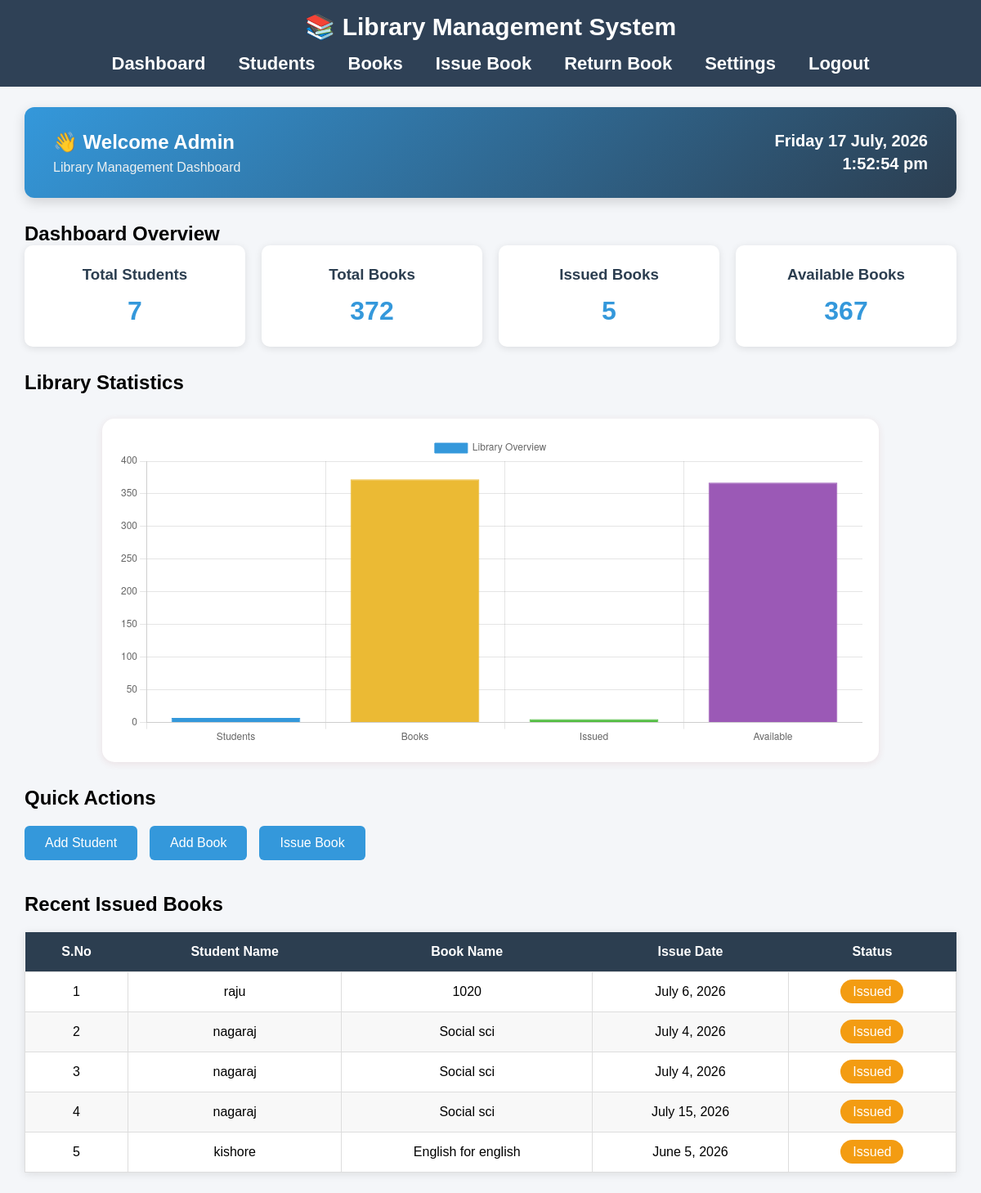
/home/, run on the app's committed database.
### book/models.py (models this page shows, shortened)
class IssueBook(models.Model):
    student = models.ForeignKey(Student, on_delete=models.CASCADE)
    student_name = models.CharField(max_length=100)
    book = models.ForeignKey(Book, on_delete=models.CASCADE)
    book_name = models.CharField(max_length=15)
    status = models.CharField(max_length= 10,default="Issued")
    issue_date = models.DateField()
    return_date = models.DateField(null=True, blank=True)

class Student(models.Model):
    name = models.CharField(max_length=10)
    email = models.EmailField()
    phone = models.CharField(max_length=10)
    department = models.CharField(max_length=50)
    year = models.IntegerField()
    age = models.IntegerField()
    grade = models.CharField(max_length=10, default="A")
    status = models.CharField(max_length=20, default="Active")

class Book(models.Model):
    book_id = models.CharField(max_length=10)
    book_name = models.CharField(max_length=20)
    author = models.CharField(max_length=10)
    category = models.CharField(max_length=15)
    quantity = models.IntegerField(default=2)
    available = models.IntegerField(default=0)
    status = models.CharField(max_length=8, default="Available")

### book/views.py (the view)
# urls.py: 2. Add a URL to urlpatterns:  path('', views.home, name='home')
def home(request):
    total_student = Student.objects.count()
    total_books = Book.objects.aggregate(
        total=Sum("quantity")
    )["total"] or 0
    issued_books = IssueBook.objects.filter(
        status="Issued"
    ).count()
    available_books = total_books - issued_books
    recent_issues = IssueBook.objects.filter(
        status="Issued"
    ).order_by("-id")[:5] #slicing
    context = {
        "total_student": total_student,
        "total_books": total_books,
        "issued_books": issued_books,
        "available_books": available_books,
        "recent_issues": recent_issues,
    }
    return render(request, "home.html", context)

### book/templates/home.html (shortened to what this page needs)
{% extends 'base.html' %}
{% load static %}
{% block css %}
<link rel="stylesheet" href="{% static 'home.css' %}">
{% endblock %}
{% block content %}
<div class="container">
    <div class="welcome-box">
        <div>
            <h2>👋 Welcome Admin</h2>
            <p>Library Management Dashboard</p>
        </div>
        <div class="date-time">
            <h3 id="currentDate"></h3>
            <h3 id="currentTime"></h3>
        </div>
    </div>
    <h2>Dashboard Overview</h2>
    <div class="cards">
        <div class="card">
            <h3>Total Students</h3>
            <p>{{ total_student }}</p>
        </div>
        <div class="card">
            <h3>Total Books</h3>
            <p>{{ total_books }}</p>
        </div>
        <div class="card">
            <h3>Issued Books</h3>
            <p>{{ issued_books }}</p>
        </div>
        <div class="card">
            <h3>Available Books</h3>
            <p>{{ available_books }}</p>
        </div>
    </div>
    <h2>Library Statistics</h2>
    <div class="chart-container">
        <canvas id="libraryChart"></canvas>
    </div>
    <h2>Quick Actions</h2>
    <div class="actions">
        <a href="{% url 'add_student' %}">
            <button>Add Student</button>
        </a>
        <a href="{% url 'add_book' %}">
            <button>Add Book</button>
        </a>
        <a href="{% url 'issue_book' %}">
            <button>Issue Book</button>
        </a>
    </div>
    <h2>Recent Issued Books</h2>
    <table>
        <thead>
            <tr>
                <th>S.No</th>
                <th>Student Name</th>
                <th>Book Name</th>
                <th>Issue Date</th>
                <th>Status</th>
            </tr>
        </thead>
        <tbody>
        {% for issue in recent_issues %}
            <tr>
                <td>{{ forloop.counter }}</td>
                <td>{{ issue.student.name }}</td>
                <td>{{ issue.book.book_name }}</td>
                <td>{{ issue.issue_date }}</td>
                <td>
                    {% if issue.status == "Issued" %}
                        <span class="status-issued">{{ issue.status }}</span>
                    {% else %}
                        <span class="status-returned">{{ issue.status }}</span>
                    {% endif %}
                </td>
            </tr>
        {% empty %}
            <tr>
                <td colspan="5" style="text-align:center;">
                    No Books Issued Yet.
                </td>
            </tr>
        {% endfor %}
        </tbody>
    </table>
</div>
<script>
const ctx = document.getElementById("libraryChart");
new Chart(ctx, {
    type: "bar",
    data: {
        labels: ["Students", "Books", "Issued", "Available"],
        datasets: [{
            label: "Library Overview",
            data: [
                Number("{{ total_student }}"),
                Number("{{ total_books }}"),
                Number("{{ issued_books }}"),
                Number("{{ available_books }}")
            ],
            backgroundColor: [
                "#3498db",
                "#ebba34",
                "#51bd40",
                "#9b59b6"
            ],
            borderColor: [
                "#3498db",
                "#ebba34",
                "#51bd40",
                "#9b59b6"
            ],
            borderWidth: 1
        }]
    },
    options: {
        responsive: true,
        maintainAspectRatio: false,
        scales: {
            y: {
                beginAtZero: true
            }
        }
    }
});
</script>
{% endblock %}

### book/templates/base.html (shortened to what this page needs)
{% load static %}
<!DOCTYPE html>
<html lang="en">
<head>
    <link rel="stylesheet" href="{% static 'base.css' %}">
    {% block css %}
    {% endblock %}
</head>
<body>
<nav class="navbar">
    <div class="logo">
        📚 Library Management System
    </div>
    <ul class="nav-links">
        <li><a href="{% url 'home' %}">Dashboard</a></li>
        <li><a href="{% url 'student_list' %}">Students</a></li>
        <li><a href="{% url 'book_list' %}">Books</a></li>
        <li><a href="{% url 'issue_book' %}">Issue Book</a></li>
        <li><a href="{% url 'return_book' %}">Return Book</a></li>
        <li><a href="{% url 'setting' %}">Settings</a></li>
        <li><a href="{% url 'login' %}">Logout</a></li>
    </ul>
</nav>
{% block content %}
{% endblock %}
</body>
</html>

### book/static/base.css (style rules this page uses)
* { margin:0; padding:0; box-sizing:border-box; }
body { font-family:Arial, Helvetica, sans-serif; background:#f4f4f4; }
.navbar { background:#2f4156; padding:15px 40px; }
.logo { color:white; font-size:30px; font-weight:bold; text-align:center; }
.nav-links { list-style:none; display:flex; justify-content:center; gap:40px; margin-top:15px; }
.nav-links a { color:white; text-decoration:none; font-size:22px; font-weight:bold; }

### book/static/home.css (style rules this page uses)
body { margin:0; padding:0; background:#f4f6f9; font-family:Arial, Helvetica, sans-serif; }
.container { width:95%; margin:25px auto; }
.welcome-box { display:flex; justify-content:space-between; align-items:center; background:linear-gradient(135deg,#3498db,#2c3e50); padding:25px 35px; margin-bottom:30px; border-radius:12px; box-shadow:0 5px 15px rgba(0,0,0,.15); }
.welcome-box h2 { color:white; margin:0; }
.welcome-box p { color:#ecf0f1; margin-top:8px; }
.date-time { text-align:right; }
.date-time h3 { margin:5px 0; color:white; font-size:20px; }
.cards { display:grid; grid-template-columns:repeat(4,1fr); gap:20px; margin-bottom:30px; }
.card { background:white; padding:25px; border-radius:10px; text-align:center; box-shadow:0 2px 10px rgba(0,0,0,.1); transition:.3s; }
.card h3 { margin-bottom:15px; color:#2c3e50; }
.card p { font-size:32px; font-weight:bold; color:#3498db; }
.chart-container { width:100%; max-width:950px; height:420px; margin:30px auto; background:white; padding:20px; border-radius:15px; box-shadow:0 2px 10px rgba(153, 38, 38, 0.1); }
.actions { display:flex; gap:15px; margin:20px 0 40px; }
.actions a { text-decoration:none; }
.actions button { background:#3498db; color:white; border:none; padding:12px 25px; border-radius:6px; cursor:pointer; font-size:16px; transition:.3s; }
table { width:100%; border-collapse:collapse; margin-top:20px; background:white; box-shadow:0 2px 10px rgba(0,0,0,.1); }
table th { background:#2c3e50; color:white; padding:15px; }
table td { padding:15px; border:1px solid #ddd; text-align:center; }
table tr:nth-child(even) { background:#f8f8f8; }
.status-issued { background:#f39c12; color:white; padding:6px 15px; border-radius:20px; }

### data on the page
IssueBook: student.name "raju", book.book_name "1020", issue_date "July 6, 2026", status "Issued"
IssueBook: student.name "nagaraj", book.book_name "Social sci", issue_date "July 4, 2026", status "Issued"
IssueBook: student.name "nagaraj", book.book_name "Social sci", issue_date "July 4, 2026", status "Issued"
IssueBook: student.name "nagaraj", book.book_name "Social sci", issue_date "July 15, 2026", status "Issued"
IssueBook: student.name "kishore", book.book_name "English for english", issue_date "June 5, 2026", status "Issued"

### other printed values
{{ total_student }} "7"
{{ total_books }} "372"
{{ issued_books }} "5"
{{ available_books }} "367"
chart data {{ total_student }} 7
chart data {{ total_books }} 372
chart data {{ issued_books }} 5
chart data {{ available_books }} 367
